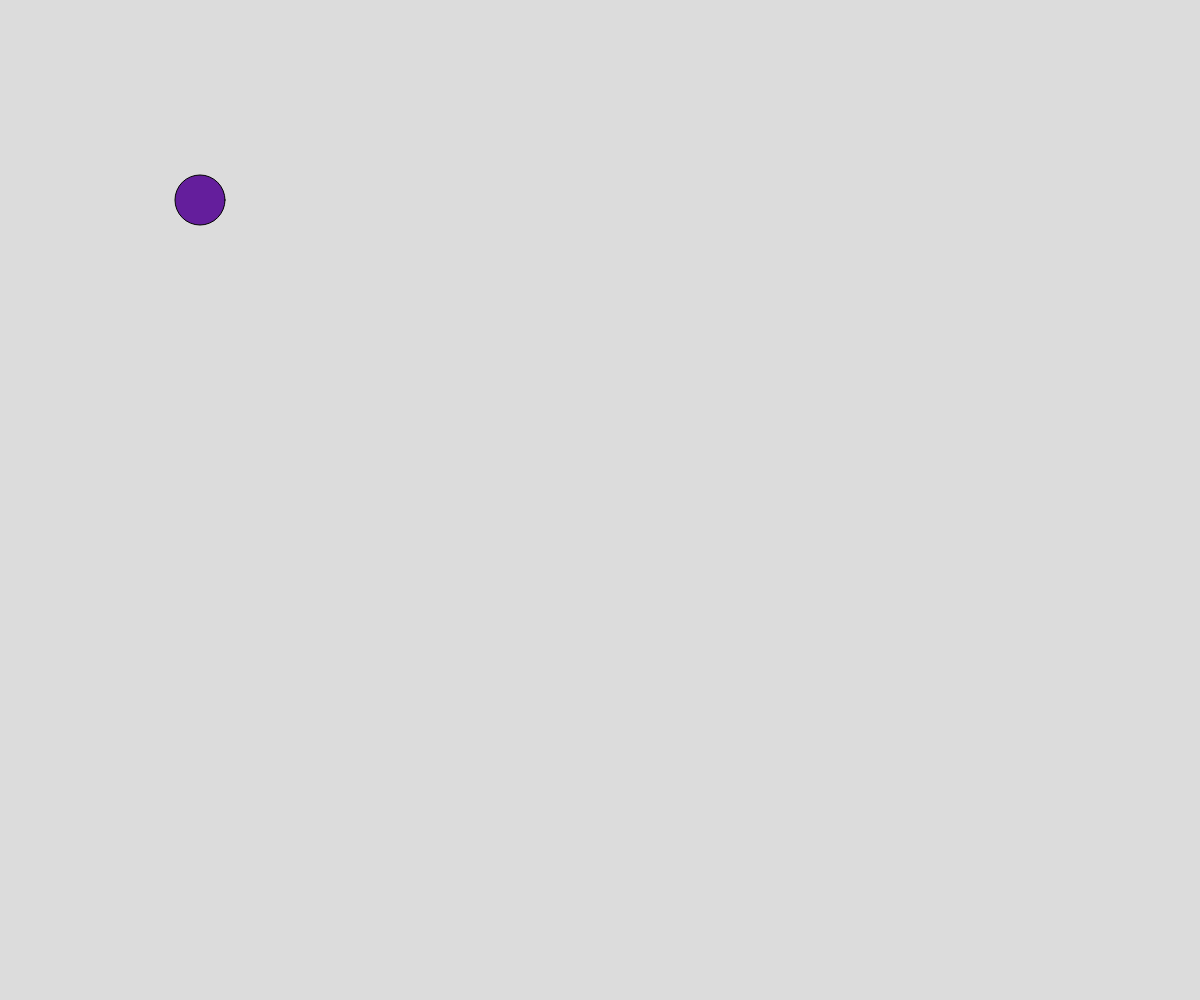
Frame 1 (no input)
Frame 60 (no input): identical to frame 1, image omitted
Frame 120 (the mouse pressed at the canvas centre since frame 60): identical to frame 1, image omitted

The p5.js sketch that drew this single still picture (run headless with seeded random() and noise() and a simulated clock; from frame 60 on, the mouse is pressed at the canvas centre):

// p5.js sketch
// ── sketch.js
function setup() {
    createCanvas(windowWidth, windowHeight);
}

function draw() {
    background(220);
    fill(100,30,156);
    ellipse(200, 200, 50, 50);
}
